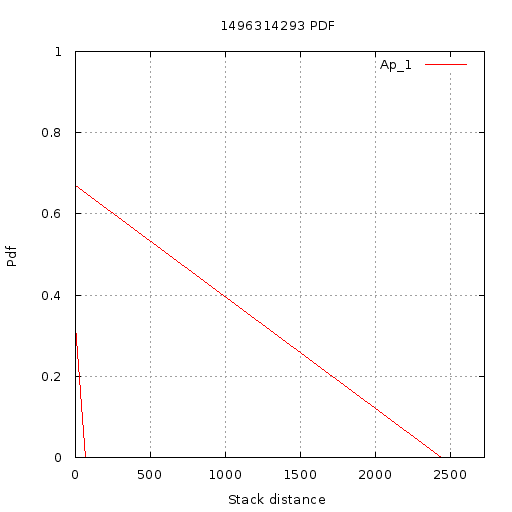

gnuplot code for this plot:
set terminal  png size 512,512 font 'Verdana, 10'
set title "1496314293 PDF"
set output '//home//cat//Documents//CACHE//Results//PlotData//Static partial//1496314293//PDF//18//pdf.png'
set ylabel "Pdf"
set yrange [0:1]
set xlabel "Stack distance"
set xrange [1.000000:2725.000000]
set grid xtics ytics
plot '//home//cat//Documents//CACHE//Results//PlotData//Static partial//1496314293//PDF//18//App_1.txt' using 1:2 with lines title 'Ap_1'
set terminal  png size 512,512 font 'Verdana, 10'
set title "1496314293 PDF"
set output '//home//cat//Documents//CACHE//Results//PlotData//Static partial//1496314293//PDF//18//pdf.png'
set ylabel "Pdf"
set yrange [0:1]
set xlabel "Stack distance"
set xrange [1.000000:2725.000000]
set grid xtics ytics
plot '//home//cat//Documents//CACHE//Results//PlotData//Static partial//1496314293//PDF//18//App_1.txt' using 1:2 with lines title 'Ap_1'
set terminal  png size 512,512 font 'Verdana, 10'
set title "1496314293 PDF"
set output '//home//cat//Documents//CACHE//Results//PlotData//Static partial//1496314293//PDF//18//pdf.png'
set ylabel "Pdf"
set yrange [0:1]
set xlabel "Stack distance"
set xrange [1.000000:2725.000000]
set grid xtics ytics
plot '//home//cat//Documents//CACHE//Results//PlotData//Static partial//1496314293//PDF//18//App_1.txt' using 1:2 with lines title 'Ap_1'
set terminal  png size 512,512 font 'Verdana, 10'
set title "1496314293 PDF"
set output '//home//cat//Documents//CACHE//Results//PlotData//Static partial//1496314293//PDF//18//pdf.png'
set ylabel "Pdf"
set yrange [0:1]
set xlabel "Stack distance"
set xrange [1.000000:2725.000000]
set grid xtics ytics
plot '//home//cat//Documents//CACHE//Results//PlotData//Static partial//1496314293//PDF//18//App_1.txt' using 1:2 with lines title 'Ap_1'
